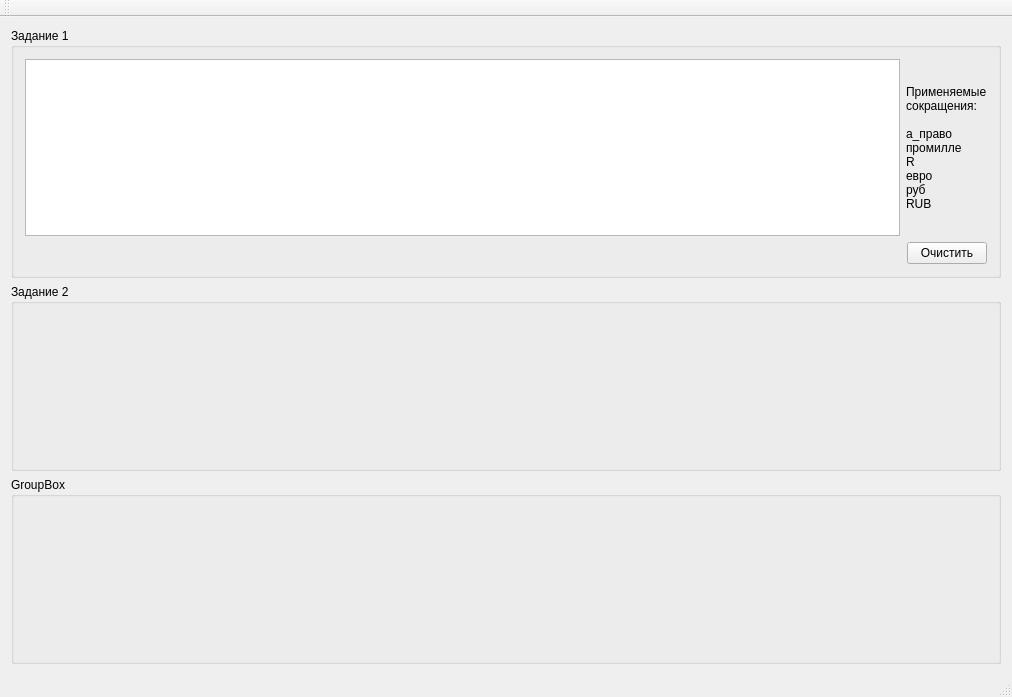
<?xml version="1.0" encoding="UTF-8"?>
<ui version="4.0">
 <class>MainWindow</class>
 <widget class="QMainWindow" name="MainWindow">
  <property name="geometry">
   <rect>
    <x>0</x>
    <y>0</y>
    <width>1012</width>
    <height>697</height>
   </rect>
  </property>
  <property name="windowTitle">
   <string>MainWindow</string>
  </property>
  <widget class="QWidget" name="centralWidget">
   <layout class="QVBoxLayout" name="verticalLayout_2">
    <item>
     <widget class="QGroupBox" name="groupBox">
      <property name="maximumSize">
       <size>
        <width>16777215</width>
        <height>250</height>
       </size>
      </property>
      <property name="title">
       <string>Задание 1</string>
      </property>
      <layout class="QVBoxLayout" name="verticalLayout">
       <item>
        <layout class="QHBoxLayout" name="horizontalLayout_2">
         <item>
          <widget class="QPlainTextEdit" name="plainTextEdit"/>
         </item>
         <item>
          <widget class="QLabel" name="label_3">
           <property name="text">
            <string>Применяемые
сокращения:

а_право
промилле
R
евро
руб
RUB</string>
           </property>
          </widget>
         </item>
        </layout>
       </item>
       <item>
        <layout class="QHBoxLayout" name="horizontalLayout">
         <item>
          <spacer name="horizontalSpacer">
           <property name="orientation">
            <enum>Qt::Horizontal</enum>
           </property>
           <property name="sizeHint" stdset="0">
            <size>
             <width>40</width>
             <height>20</height>
            </size>
           </property>
          </spacer>
         </item>
         <item>
          <widget class="QPushButton" name="pushButton_1_clear">
           <property name="text">
            <string>Очистить</string>
           </property>
          </widget>
         </item>
        </layout>
       </item>
      </layout>
     </widget>
    </item>
    <item>
     <widget class="QGroupBox" name="groupBox_2">
      <property name="title">
       <string>Задание 2</string>
      </property>
      <layout class="QHBoxLayout" name="horizontalLayout_3">
       <item>
        <layout class="QVBoxLayout" name="verticalLayout_Task_2"/>
       </item>
      </layout>
     </widget>
    </item>
    <item>
     <widget class="QGroupBox" name="groupBox_3">
      <property name="title">
       <string>GroupBox</string>
      </property>
      <layout class="QHBoxLayout" name="horizontalLayout_4">
       <item>
        <layout class="QVBoxLayout" name="verticalLayout_Task_3"/>
       </item>
      </layout>
     </widget>
    </item>
   </layout>
  </widget>
  <widget class="QMenuBar" name="menuBar">
   <property name="geometry">
    <rect>
     <x>0</x>
     <y>0</y>
     <width>1012</width>
     <height>21</height>
    </rect>
   </property>
  </widget>
  <widget class="QToolBar" name="mainToolBar">
   <attribute name="toolBarArea">
    <enum>TopToolBarArea</enum>
   </attribute>
   <attribute name="toolBarBreak">
    <bool>false</bool>
   </attribute>
  </widget>
  <widget class="QStatusBar" name="statusBar"/>
 </widget>
 <layoutdefault spacing="6" margin="11"/>
 <resources/>
 <connections/>
</ui>
